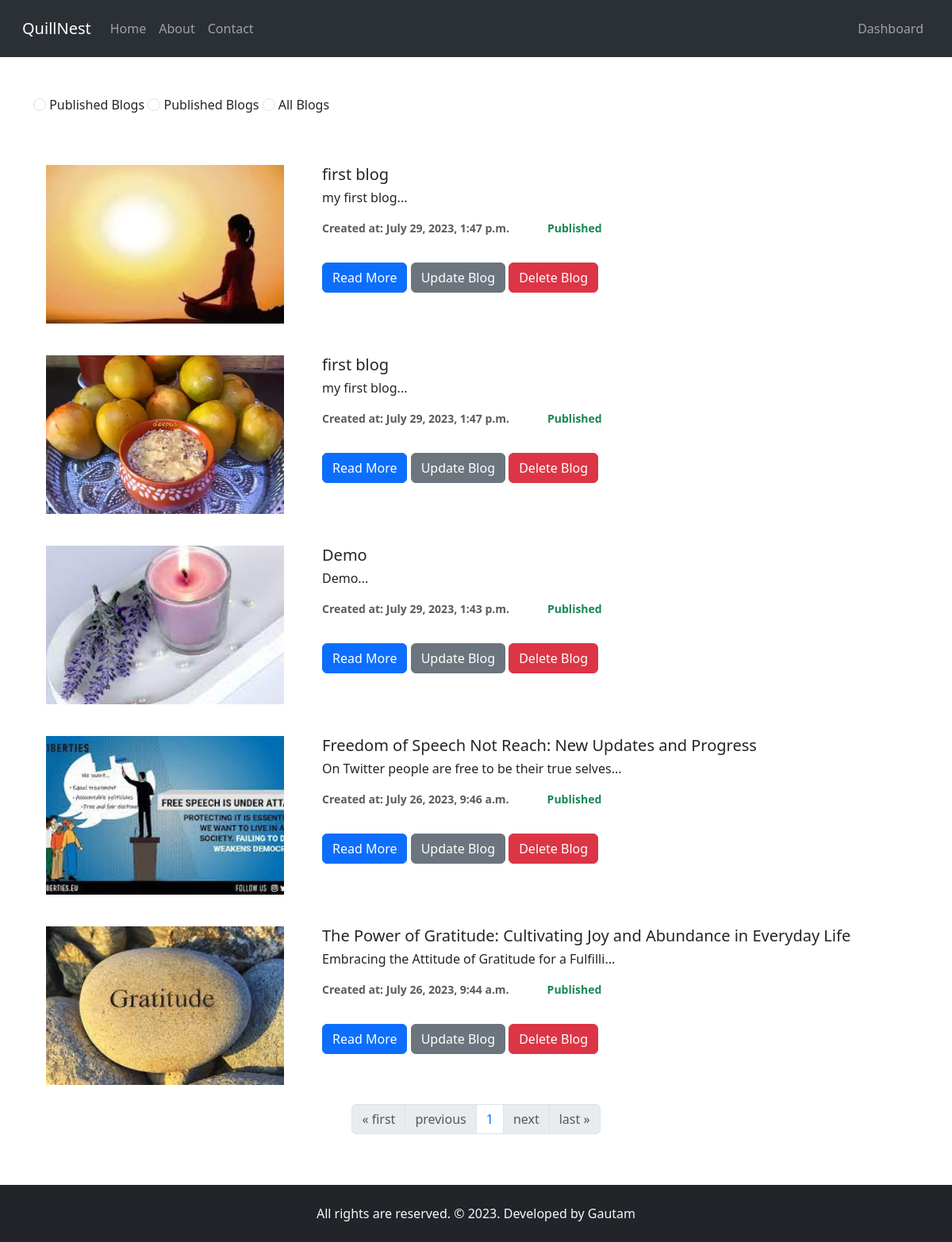
Screenshot of /my-blogs/ (signed in) with the database file from the repository.
### blogs/models.py (models this page shows, shortened)
class SoftDelete(models.Model):
    is_deleted = models.BooleanField(default=False)
    objects = CustomManager()  # overwrite with custom model manager
    every = models.Manager()  # create new model manage that works as built in model manager
    class Meta:
        abstract = True  # It indicates that this class is not model but it is a base class for models

class Blog(SoftDelete):
    user = models.ForeignKey(User, on_delete=models.CASCADE, default=1)
    title = models.CharField(max_length=200)
    sub_title = models.CharField(max_length=300)
    description = models.TextField()
    slug = models.SlugField(max_length=100, null=True, blank=True, unique=True)
    image = models.ImageField(upload_to="blogs/images", default="default-blog.jpg")
    is_published = models.BooleanField(default=False)
    published_at = models.DateTimeField(null=True, blank=True)
    created_at = models.DateTimeField(auto_now_add=True)
    updated_at = models.DateTimeField(auto_now=True)
    deleted_at = models.DateTimeField(auto_now=True)

### blogs/views.py (the view)
# urls.py: path('my-blogs/', views.my_blogs, name='my_blogs'),
@login_required(login_url='users:login')
def my_blogs(request):
    published = request.GET.get('published')
    print(published)
    if published is None:
        blogs_list = Blog.objects.filter(user=request.user).order_by('-created_at')
    elif published:
        blogs_list = Blog.objects.filter(user=request.user, is_published=published).order_by('-created_at')
    else:
        blogs_list = Blog.objects.filter(user=request.user, is_published=published).order_by('-created_at')
    paginator = Paginator(blogs_list, 15)
    page_num = request.GET.get("page")
    blogs = paginator.get_page(page_num)
    context = {
        'blogs': blogs,
        'paginator': paginator,
    }
    return render(request, 'blogs/my-blogs.html', context)

### blogs/models.py (called while the page is built)
    def get_queryset(self) -> QuerySet:
        return super().get_queryset().filter(is_deleted=False)

### blogs/templates/blogs/my-blogs.html (shortened to what this page needs)
{% extends "base.html" %}
{% block body %}
<div>
    <input type="radio" class="form-check-input" onclick="javascript:window.location.href='?published=True'; return false;" />
    <label class="form-check-label" for="flexRadioDefault1">
        Published Blogs
    </label>
    <input type="radio" class="form-check-input" onclick="javascript:window.location.href='?published=False'; return false;" />
    <label class="form-check-label" for="flexRadioDefault1">
        Published Blogs
      </label>
    <input type="radio" class="form-check-input" onclick='javascript:window.location.href="{% url 'blogs:my_blogs' %}"; return false;' />
    <label class="form-check-label" for="flexRadioDefault1">
        All Blogs
      </label>
</div>
<div class="mt-5">
    {% for blog in blogs %}
    <div class="d-flex p-3 my-2">
        <div class="blog-list">
            <img src="{{blog.image.url}}" alt="">
        </div>
        <div class="ms-5">
            <h5>{{blog.title}}</h5>
            <h6>{{blog.sub_title|slice:":50"}}...</h6>
            <div class="d-flex my-3">
                <p class="text-muted fw-semibold me-5"><small>Created at: {{blog.created_at}}</small></p>
                <p class="text-muted fw-semibold">{% if blog.is_published %}<small
                        class="text-success">Published</small>{% else %}<small class="text-danger">Not
                        Published</small>{% endif %}</p>
            </div>
            <a href="{% url 'blogs:detail' blog.slug %}" class="btn btn-primary">Read More</a>
            <a href="{% url 'blogs:update_blog' blog.slug %}" class="btn btn-secondary">Update Blog</a>
            <button type="button" class="btn btn-danger" data-bs-toggle="modal" data-bs-target="#exampleModal">
                Delete Blog
            </button>
        </div>
    </div>
    {% endfor %}
</div>
<div class="blog-pagination d-flex justify-content-center">
    <nav aria-label="Page navigation example">
        <ul class="pagination">
            {% if blogs.has_previous %}
            <li class="page-item"><a href="?page=1" class="page-link">&laquo; first</a></li>
            <li class="page-item"><a href="?page={{ blogs.previous_page_number }}" class="page-link">previous</a></li>
            {% else %}
            <li class="page-item"><a href="?page=" class="page-link disabled">&laquo; first</a></li>
            <li class="page-item"><a href="?page=" class="page-link disabled">previous</a></li>
            {% endif %}
            {% for page_num in paginator.page_range %}
            <li class="page-item"><a class="page-link" href="?page={{page_num}}">{{page_num}}</a></li>
            {% endfor %}
            {% if blogs.has_next %}
            <li class="page-item"><a href="?page={{ blogs.next_page_number }}" class="page-link">next</a></li>
            <li class="page-item"><a href="?page={{ blogs.paginator.num_pages }}" class="page-link">last &raquo;</a>
            </li>
            {% else %}
            <li class="page-item"><a href="?page=" class="page-link disabled">next</a></li>
            <li class="page-item"><a href="?page=" class="page-link disabled">last &raquo;</a></li>
            {% endif %}
        </ul>
    </nav>
</div>
{% endblock %}

### blogs/templates/base.html (shortened to what this page needs)
<!DOCTYPE html>
<html lang="en">
<head>
    <link href="https://cdn.jsdelivr.net/npm/bootstrap@5.3.1/dist/css/bootstrap.min.css" rel="stylesheet"
>
</head>
<body>
    <nav class="navbar navbar-expand-lg bg-body-tertiary bg-dark p-3" data-bs-theme="dark">
        <div class="container-fluid">
            <a class="navbar-brand" href="{% url 'blogs:index'%}">QuillNest</a>
            <div class="collapse navbar-collapse" id="navbarSupportedContent">
                <ul class="navbar-nav me-auto mb-2 mb-lg-0">
                    <li class="nav-item">
                        <a class="nav-link" aria-current="page" href="{% url 'blogs:index'%}">Home</a>
                    </li>
                    <li class="nav-item">
                        <a class="nav-link" href="{% url 'about'%}">About</a>
                    </li>
                    <li class="nav-item">
                        <a class="nav-link" href="{% url 'contact' %}">Contact</a>
                    </li>
                </ul>
                <ul class="navbar-nav mb-2 mb-lg-0">
                    {% if user.is_authenticated %}
                    <li class="nav-item">
                        <a href="#offcanvasWithBothOptions" class="nav-link" data-bs-toggle="offcanvas" role="button"
                            aria-controls="offcanvasWithBothOptions">Dashboard</a>
                    </li>
                    {% endif %}
                </ul>
            </div>
        </div>
    </nav>
    <div class="container my-5">
        {% block body %}{% endblock %}
    </div>
    <footer>
        <div class="bg-dark text-light p-4 text-center">
            <p class="m-0">All rights are reserved. &copy; 2023. Developed by Gautam</p>
        </div>
    </footer>
</body>
</html>

### blogs/templates/blogs/my-blogs.html (style rules this page uses)
.blog-list img { width: 300px; height: 200px; object-fit: cover; }

### rows the page displays
Blog: image (picture), title "first blog", sub_title "my first blog", created_at "July 29, 2023, 1:47 p.m.", is_published "Published"
Blog: image (picture), title "first blog", sub_title "my first blog", created_at "July 29, 2023, 1:47 p.m.", is_published "Published"
Blog: image (picture), title "Demo", sub_title "Demo", created_at "July 29, 2023, 1:43 p.m.", is_published "Published"
Blog: image (picture), title "Freedom of Speech Not Reach: New Updates and Progress", sub_title "On Twitter people are free to be their true selves", created_at "July 26, 2023, 9:46 a.m.", is_published "Published"
Blog: image (picture), title "The Power of Gratitude: Cultivating Joy and Abundance in Everyday Life", sub_title "Embracing the Attitude of Gratitude for a Fulfilli", created_at "July 26, 2023, 9:44 a.m.", is_published "Published"

### other values shown
{{ page_num }} "1"
